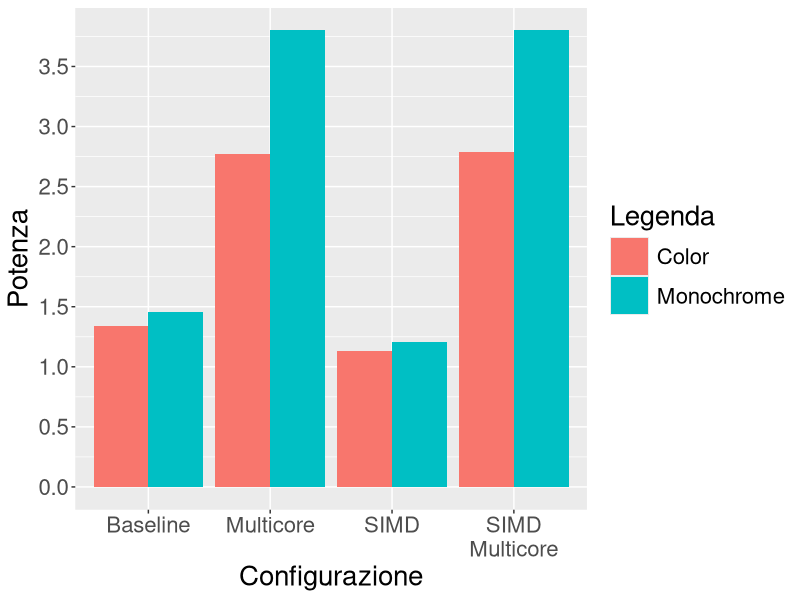

Write the R code that produced this figure.
#Make the data reproducible:
Configurazione <- c(rep("Baseline", 2), rep("SIMD", 2), rep("Multicore", 2), rep("SIMD\nMulticore", 2))
Legenda <- gl(2, 1, 8, labels=c("Color", "Monochrome"))
Potenza <- c(1.34, 1.46, 1.13, 1.21, 2.77, 3.8, 2.79, 3.8)

d <- data.frame(Configurazione=Configurazione, Legenda=Legenda, Potenza=Potenza)

require(ggplot2) 

png("power.png", width = 800, height = 450)

ggp <- ggplot(d) + geom_bar(aes(x=Configurazione, y=Potenza, fill=Legenda), stat="identity", position=position_dodge()) + 
                                                          scale_y_continuous(breaks = scales::pretty_breaks(n = 10))

ggp = ggp + theme(text = element_text(size = 20)) + theme(legend.key.size = unit(1, 'cm'),
                                                          legend.key.height = unit(1, 'cm'), legend.key.width = unit(1, 'cm'))

print(ggp)

dev.off()


